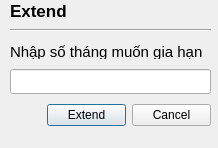
<?xml version="1.0" encoding="UTF-8"?>
<ui version="4.0">
 <class>Extend</class>
 <widget class="QDialog" name="Extend">
  <property name="geometry">
   <rect>
    <x>0</x>
    <y>0</y>
    <width>218</width>
    <height>148</height>
   </rect>
  </property>
  <property name="windowTitle">
   <string>Dialog</string>
  </property>
  <widget class="QWidget" name="layoutWidget">
   <property name="geometry">
    <rect>
     <x>10</x>
     <y>40</y>
     <width>201</width>
     <height>91</height>
    </rect>
   </property>
   <layout class="QVBoxLayout" name="verticalLayout_2">
    <item>
     <layout class="QVBoxLayout" name="verticalLayout">
      <property name="spacing">
       <number>10</number>
      </property>
      <item>
       <widget class="QLabel" name="label">
        <property name="maximumSize">
         <size>
          <width>16777215</width>
          <height>15</height>
         </size>
        </property>
        <property name="font">
         <font>
          <pointsize>11</pointsize>
         </font>
        </property>
        <property name="text">
         <string>Nhập số tháng muốn gia hạn</string>
        </property>
       </widget>
      </item>
      <item>
       <widget class="QLineEdit" name="newRT">
        <property name="minimumSize">
         <size>
          <width>0</width>
          <height>25</height>
         </size>
        </property>
        <property name="placeholderText">
         <string/>
        </property>
       </widget>
      </item>
     </layout>
    </item>
    <item>
     <layout class="QHBoxLayout" name="horizontalLayout_2">
      <item>
       <spacer name="horizontalSpacer">
        <property name="orientation">
         <enum>Qt::Orientation::Horizontal</enum>
        </property>
        <property name="sizeHint" stdset="0">
         <size>
          <width>40</width>
          <height>20</height>
         </size>
        </property>
       </spacer>
      </item>
      <item>
       <layout class="QHBoxLayout" name="horizontalLayout">
        <item>
         <widget class="QPushButton" name="Extenbtn">
          <property name="minimumSize">
           <size>
            <width>55</width>
            <height>18</height>
           </size>
          </property>
          <property name="styleSheet">
           <string notr="true">QPushButton{
/background-color: #34D481;
/color:white;
/border:none;
/border-radius: 8px;
/font-weight:bold;
/font-size: 10px;
}</string>
          </property>
          <property name="text">
           <string>Extend</string>
          </property>
          <property name="checkable">
           <bool>true</bool>
          </property>
         </widget>
        </item>
        <item>
         <widget class="QPushButton" name="pushButton_2">
          <property name="minimumSize">
           <size>
            <width>18</width>
            <height>18</height>
           </size>
          </property>
          <property name="styleSheet">
           <string notr="true">QPushButton{
/background-color: #585858;
/color:white;
/border:none;
/border-radius: 8px;
/font-weight:bold;
/font-size: 10px;
}</string>
          </property>
          <property name="text">
           <string>Cancel</string>
          </property>
          <property name="checkable">
           <bool>true</bool>
          </property>
         </widget>
        </item>
       </layout>
      </item>
     </layout>
    </item>
   </layout>
  </widget>
  <widget class="Line" name="line">
   <property name="geometry">
    <rect>
     <x>10</x>
     <y>20</y>
     <width>201</width>
     <height>20</height>
    </rect>
   </property>
   <property name="orientation">
    <enum>Qt::Orientation::Horizontal</enum>
   </property>
  </widget>
  <widget class="QLabel" name="label_2">
   <property name="geometry">
    <rect>
     <x>10</x>
     <y>0</y>
     <width>161</width>
     <height>21</height>
    </rect>
   </property>
   <property name="font">
    <font>
     <pointsize>13</pointsize>
     <bold>true</bold>
    </font>
   </property>
   <property name="text">
    <string>Extend</string>
   </property>
  </widget>
 </widget>
 <resources/>
 <connections/>
</ui>
